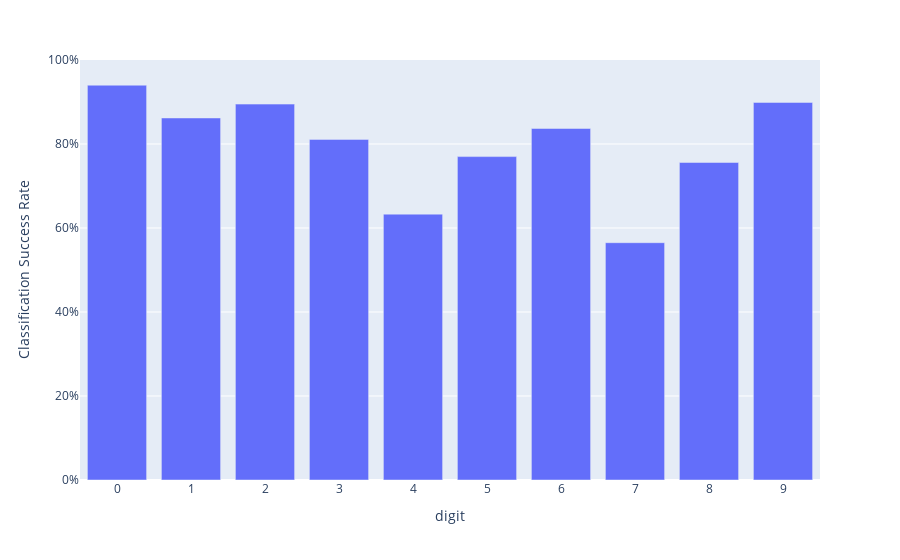

Notebook code for this chart:
### Markdown cell above
Open Question: Why does this change on each run?

### Code cell
digits, counts = list(zip(*correct.items()))
fig = px.bar(x = digits, y=np.array(counts)/1000, labels={'x': "digit", 'y': "Classification Success Rate"}, range_y=(0, 1))
fig.update_layout(yaxis={"tickformat": ",.0%"}, xaxis={"tickmode": "linear"})
fig.show()

### Figure 1 — Plotly figure (JSON) as saved in the notebook; plotly's stock layout.template omitted (floating-point values rounded to 4 significant figures)
{"data": [{"alignmentgroup": "True", "hovertemplate": "digit=%{x}<br>Classification Success Rate=%{y}<extra></extra>", "legendgroup": "", "marker": {"color": "#636efa", "pattern": {"shape": ""}}, "name": "", "offsetgroup": "", "orientation": "v", "showlegend": false, "textposition": "auto", "type": "bar", "x": [0, 1, 2, 3, 4, 5, 6, 7, 8, 9], "xaxis": "x", "y": [0.94, 0.862, 0.895, 0.811, 0.633, 0.77, 0.837, 0.565, 0.756, 0.899], "yaxis": "y"}], "layout": {"barmode": "relative", "legend": {"tracegroupgap": 0}, "margin": {"t": 60}, "xaxis": {"anchor": "y", "domain": [0, 1], "tickmode": "linear", "title": {"text": "digit"}}, "yaxis": {"anchor": "x", "domain": [0, 1], "range": [0, 1], "tickformat": ",.0%", "title": {"text": "Classification Success Rate"}}}}
